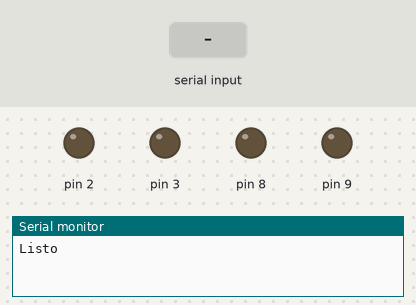
The sketch below on a simulated Arduino Uno, built with avr-gcc and run on an emulated ATmega328P. Parts: output pins drawn as LEDs (lit = HIGH), the last lines printed to the serial monitor. The inputs (shaded band) are chosen by the test bench.

Above: at 1.2 s.
1.3 s: "3" received over the second serial link
At 3.5 s:
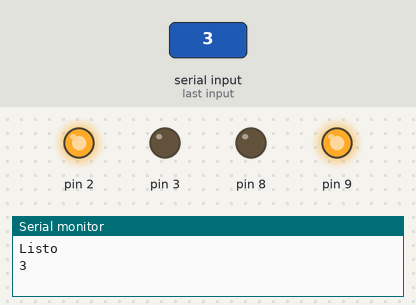
3.8 s: "2" received over the second serial link
At 5.3 s:
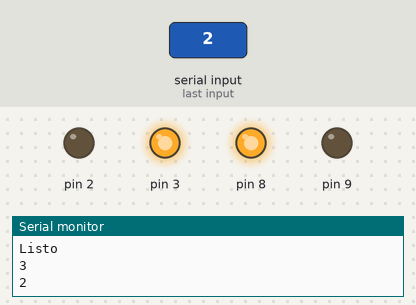
6.2 s: "1" received over the second serial link
At 8.4 s:
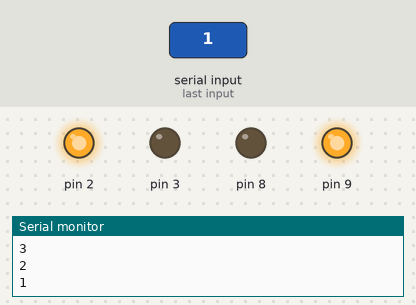
Timing chart, 0 to 9.9 s (numbered marks = the images above; inputs shaded):
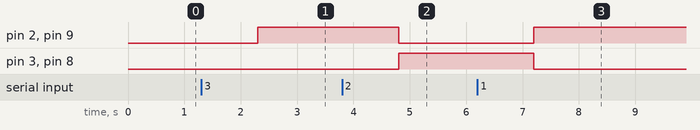

The sketch:

robot_bluetooth_car.ino
```cpp
#include "engine.h"
#include <SoftwareSerial.h>  // libreria que permite establecer pines digitales.
SoftwareSerial miBT(10, 11); // pin 10 como RX, pin 11 como TX.
String DATO  = "0";//Variable para almacenar caracter recibido

//Define engine representation.
robo_engine leftEngine = defineEngine('F',2,3);
robo_engine rigthEngine = defineEngine('F',9,8);

void setup() {
  Serial.begin(9600);
  Serial.println("Listo");
  miBT.begin(38400);

  //Left motor.
  pinMode(leftEngine.pin_1, OUTPUT);
  pinMode(leftEngine.pin_2, OUTPUT);

  //Rigth motor.
  pinMode(rigthEngine.pin_1, OUTPUT);
  pinMode(rigthEngine.pin_2, OUTPUT);

  //Start engines.
  leftEngine.active=false;
  rigthEngine.active=false;
}

void loop() {

  //Serial.println(leftEngine.direction);
 // Serial.println(rigthEngine.direction);

  if (miBT.available()){
    DATO = miBT.readString();
    Serial.println(DATO);

    if (DATO=="3"){
      leftEngine.active=!leftEngine.active;
      rigthEngine.active=!rigthEngine.active;
    }

    if (DATO=="1"){
      leftEngine.direction='F';
      rigthEngine.direction='F';
    }

    if (DATO=="2"){
      leftEngine.direction='R';
      rigthEngine.direction='R';
    }

  }

  runEngine(leftEngine);
  runEngine(rigthEngine);

}
```

engine.cpp
```cpp
#include "engine.h"
#include "Arduino.h"

//Create the engine.
robo_engine defineEngine(char dir,int p1, int p2){
  robo_engine tmpEngine;

  //Set values.
  tmpEngine.direction=dir;
  tmpEngine.pin_1=p1;
  tmpEngine.pin_2=p2;
  tmpEngine.active=false;

  return tmpEngine;
}

//Go forward.
void goForward(robo_engine engine){
  digitalWrite(engine.pin_1, HIGH);
  digitalWrite(engine.pin_2, LOW);
}

//Go reverse.
void goReverse(robo_engine engine){
  digitalWrite(engine.pin_1, LOW);
  digitalWrite(engine.pin_2, HIGH);
}

//Stop!.
void stopEngine(robo_engine engine){
  digitalWrite(engine.pin_1, LOW);
  digitalWrite(engine.pin_2, LOW);
}

//Run the engine by the configuration.
bool runEngine(robo_engine engine){

  //Desactive engine.
  if (!(engine.active)){
    stopEngine(engine);
    return false;
  }

  //Handle direction.
  switch(engine.direction){
    case 'F':
      goForward(engine);
      break;
    case 'R':
      goReverse(engine);
      break;
  }

}
```

engine.h
```cpp
//Engine representation.
struct engine{
  char direction;
  int pin_1;
  int pin_2;
  bool active;
};

typedef struct engine robo_engine;
robo_engine defineEngine(char dir,int p1, int p2);
bool runEngine(robo_engine engine);
void stopEngine(robo_engine engine);
void goForward(robo_engine engine);
void goReverse(robo_engine engine);
```

Measured:
- after the input at 1.3 s, pin 2, pin 9: LOW → HIGH after 1.0 s
- after the input at 3.8 s, pin 2, pin 9: HIGH → LOW after 1.0 s; pin 3, pin 8: LOW → HIGH after 1.0 s
- after the input at 6.2 s, pin 2, pin 9: LOW → HIGH after 1.0 s; pin 3, pin 8: HIGH → LOW after 1.0 s
